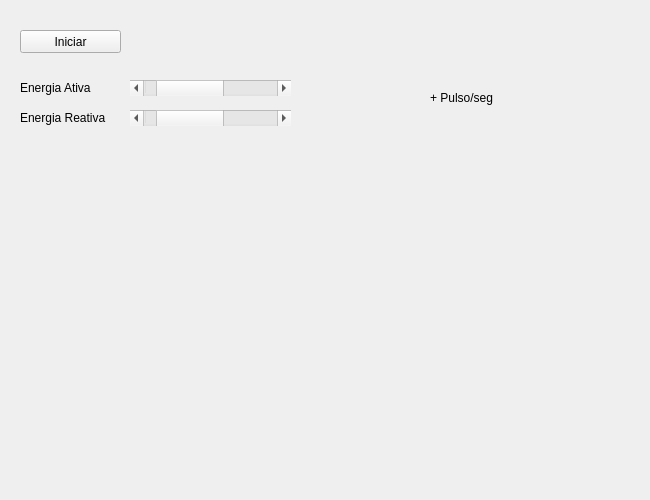
<?xml version="1.0" encoding="UTF-8"?>
<ui version="4.0">
 <class>AbntFrame</class>
 <widget class="QWidget" name="AbntFrame">
  <property name="geometry">
   <rect>
    <x>0</x>
    <y>0</y>
    <width>650</width>
    <height>500</height>
   </rect>
  </property>
  <property name="windowTitle">
   <string>Form</string>
  </property>
  <widget class="QPushButton" name="connButton">
   <property name="geometry">
    <rect>
     <x>20</x>
     <y>30</y>
     <width>101</width>
     <height>23</height>
    </rect>
   </property>
   <property name="text">
    <string>Iniciar</string>
   </property>
  </widget>
  <widget class="QScrollBar" name="activeBar">
   <property name="geometry">
    <rect>
     <x>130</x>
     <y>80</y>
     <width>161</width>
     <height>16</height>
    </rect>
   </property>
   <property name="minimum">
    <number>0</number>
   </property>
   <property name="maximum">
    <number>5</number>
   </property>
   <property name="pageStep">
    <number>5</number>
   </property>
   <property name="sliderPosition">
    <number>1</number>
   </property>
   <property name="tracking">
    <bool>true</bool>
   </property>
   <property name="orientation">
    <enum>Qt::Horizontal</enum>
   </property>
  </widget>
  <widget class="QLabel" name="label">
   <property name="geometry">
    <rect>
     <x>20</x>
     <y>80</y>
     <width>91</width>
     <height>16</height>
    </rect>
   </property>
   <property name="text">
    <string>Energia Ativa</string>
   </property>
  </widget>
  <widget class="QLabel" name="label_2">
   <property name="geometry">
    <rect>
     <x>20</x>
     <y>110</y>
     <width>91</width>
     <height>16</height>
    </rect>
   </property>
   <property name="text">
    <string>Energia Reativa</string>
   </property>
  </widget>
  <widget class="QScrollBar" name="reactiveBar">
   <property name="geometry">
    <rect>
     <x>130</x>
     <y>110</y>
     <width>161</width>
     <height>16</height>
    </rect>
   </property>
   <property name="maximum">
    <number>5</number>
   </property>
   <property name="pageStep">
    <number>5</number>
   </property>
   <property name="sliderPosition">
    <number>1</number>
   </property>
   <property name="orientation">
    <enum>Qt::Horizontal</enum>
   </property>
  </widget>
  <widget class="QLabel" name="label_3">
   <property name="geometry">
    <rect>
     <x>430</x>
     <y>90</y>
     <width>81</width>
     <height>16</height>
    </rect>
   </property>
   <property name="text">
    <string>+ Pulso/seg</string>
   </property>
  </widget>
 </widget>
 <resources/>
 <connections/>
</ui>
